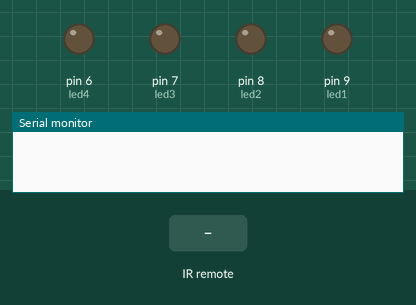
A sketch run on a simulated Arduino Uno, built with avr-gcc and run on an emulated ATmega328P. Shown: output pins drawn as LEDs (lit = HIGH), the last lines printed to the serial monitor. The inputs (shaded band) are chosen by the test bench.

Above: at 1.2 s.
1.3 s: infrared code 0xFFA25D received
At 2.5 s:
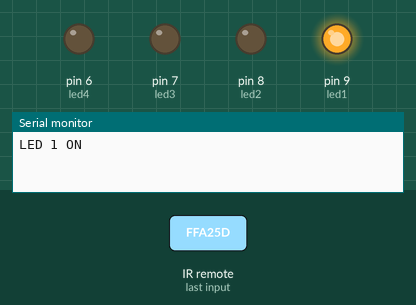
2.8 s: infrared code 0xFF02FD received
At 3.8 s:
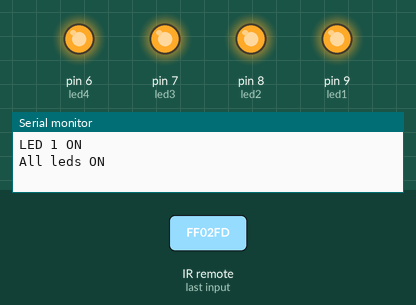
4.3 s: infrared code 0xFF629D received
At 4.9 s:
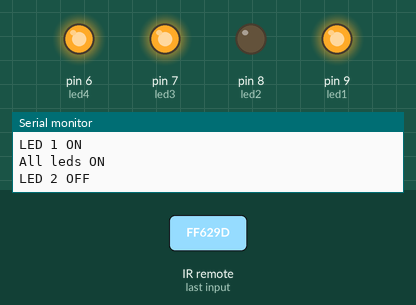
5.8 s: infrared code 0xFFE21D received
At 7.0 s:
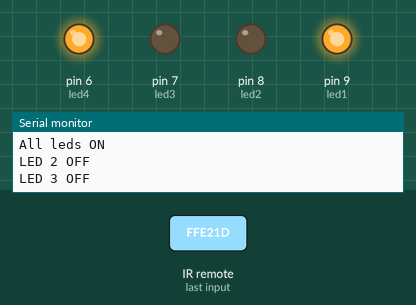
7.3 s: infrared code 0xFFA25D received
At 8.4 s:
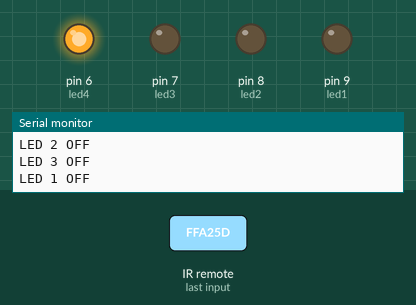
8.8 s: infrared code 0xFF22DD received
At 9.5 s:
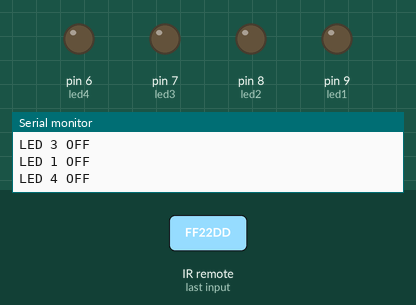
Timing chart, 0 to 11.3 s (numbered marks = the images above; inputs shaded):
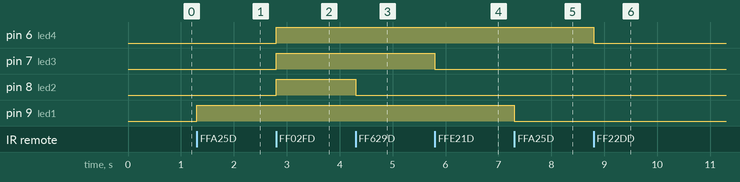

The sketch:

required_code.ino
```cpp
#include <IRremote.h>

int RECV_PIN = 5;
IRrecv irrecv(RECV_PIN);
decode_results results;

// Button code is different for each remote.You must take your remote of codes with IRremote library.
// 1-Download ZIP to IRremote library.
// 2-Sketch-->Include Library-->Add ZIP Library
// 3-file-->examples-->IRremote-->IRrecvDemo
// 4-You must upload of code before button codes take from serial monitor.
#define BUTTON0 0xFF9867
#define BUTTON1 0xFFA25D
#define BUTTON2 0xFF629D
#define BUTTON3 0xFFE21D
#define BUTTON4 0xFF22DD
#define BUTTON5 0xFF02FD

int led1 = 9;
int led2 = 8;
int led3 = 7;
int led4 = 6;

void setup()
{
  pinMode(led1, OUTPUT);
  pinMode(led2, OUTPUT);
  pinMode(led3, OUTPUT);
  pinMode(led4, OUTPUT);
  Serial.begin(9600);
  irrecv.enableIRIn();
}
void loop() {

  if (irrecv.decode(&results))
  {
    if (results.value == BUTTON1)
    {
      digitalWrite(led1, !digitalRead(led1));
      if (digitalRead(led1) == HIGH)
      {
        Serial.println("LED 1 ON");
      }
      else
      {
        Serial.println("LED 1 OFF");
      }
    }
    if (results.value == BUTTON2)
    {
      digitalWrite(led2, !digitalRead(led2));
      if (digitalRead(led2) == HIGH)
      {
        Serial.println("LED 2 ON");
      }
      else
      {
        Serial.println("LED 2 OFF");
      }
    }
    if (results.value == BUTTON3)
    {
      digitalWrite(led3, !digitalRead(led3));
      if (digitalRead(led3) == HIGH)
      {
        Serial.println("LED 3 ON");
      }
      else
      {
        Serial.println("LED 3 OFF");
      }
    }
    if (results.value == BUTTON4)
    {
      digitalWrite(led4, !digitalRead(led4));
      if (digitalRead(led4) == HIGH)
      {
        Serial.println("LED 4 ON");
      }
      else
      {
        Serial.println("LED 4 OFF");
      }
    }
    if (results.value == BUTTON0)
    {
      digitalWrite(led1, LOW);
      digitalWrite(led2, LOW);
      digitalWrite(led3, LOW);
      digitalWrite(led4, LOW);
      Serial.println("All leds OFF ");
    }
    if (results.value == BUTTON5)
    {
      digitalWrite(led1, HIGH);
      digitalWrite(led2, HIGH);
      digitalWrite(led3, HIGH);
      digitalWrite(led4, HIGH);
      Serial.println("All leds ON ");
    }
    irrecv.resume();

  }
}
```

Measured:
- after the input at 1.3 s, pin 9 (led1): LOW → HIGH at once
- after the input at 2.8 s, pin 6 (led4), pin 7 (led3), pin 8 (led2): LOW → HIGH at once
- after the input at 4.3 s, pin 8 (led2): HIGH → LOW at once
- after the input at 5.8 s, pin 7 (led3): HIGH → LOW at once
- after the input at 7.3 s, pin 9 (led1): HIGH → LOW at once
- after the input at 8.8 s, pin 6 (led4): HIGH → LOW at once
